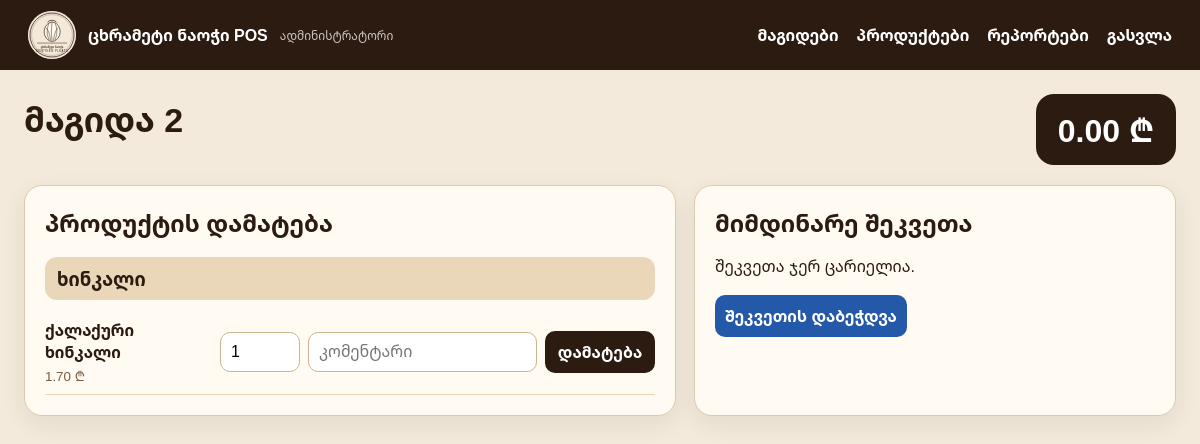
Screenshot of /?page=table&id=2 (signed in) with the database file from the repository.
### tables this page shows
CREATE TABLE IF NOT EXISTS restaurant_tables (
  id INT AUTO_INCREMENT PRIMARY KEY,
  name VARCHAR(50) NOT NULL,
  status ENUM('free','occupied') NOT NULL DEFAULT 'free',
  created_at TIMESTAMP DEFAULT CURRENT_TIMESTAMP
);

CREATE TABLE IF NOT EXISTS products (
  id INT AUTO_INCREMENT PRIMARY KEY,
  category_id INT NULL,
  name VARCHAR(150) NOT NULL,
  price DECIMAL(10,2) NOT NULL DEFAULT 0.00,
  is_active TINYINT(1) NOT NULL DEFAULT 1,
  created_at TIMESTAMP DEFAULT CURRENT_TIMESTAMP,
  updated_at TIMESTAMP NULL DEFAULT NULL ON UPDATE CURRENT_TIMESTAMP,
  UNIQUE KEY uniq_product_name (name),
  CONSTRAINT fk_products_category FOREIGN KEY (category_id) REFERENCES categories(id) ON DELETE SET NULL
);

CREATE TABLE IF NOT EXISTS categories (
  id INT AUTO_INCREMENT PRIMARY KEY,
  name VARCHAR(100) NOT NULL,
  is_active TINYINT(1) NOT NULL DEFAULT 1,
  created_at TIMESTAMP DEFAULT CURRENT_TIMESTAMP,
  UNIQUE KEY uniq_category_name (name)
);

### public/index.php (called while the page is built)
<?php
require __DIR__ . '/pos.php';

### public/pos.php (the view, shortened to what this page needs)
<?php
function load_env(): array
{
    $path = __DIR__ . '/../.env';
    if (!file_exists($path)) $path = __DIR__ . '/../.env.example';
    $env = [];
    if (file_exists($path)) {
        foreach (file($path, FILE_IGNORE_NEW_LINES | FILE_SKIP_EMPTY_LINES) as $line) {
            $line = trim($line);
            if ($line === '' || str_starts_with($line, '#') || !str_contains($line, '=')) continue;
            [$key, $value] = explode('=', $line, 2);
            $env[trim($key)] = trim(trim($value), "\"'");
        }
    }
    return $env;
}
$env = load_env();
function envv(string $key, $default = null) { global $env; return $env[$key] ?? $default; }
function h($v): string { return htmlspecialchars((string)$v, ENT_QUOTES, 'UTF-8'); }
function money($v): string { return number_format((float)$v, 2) . ' ₾'; }
function db(): PDO
{
    static $pdo = null;
    if ($pdo) return $pdo;
    $dsn = 'mysql:host=' . envv('DB_HOST','127.0.0.1') . ';port=' . envv('DB_PORT','3306') . ';dbname=' . envv('DB_DATABASE','nineteen_pleats') . ';charset=utf8mb4';
    $pdo = new PDO($dsn, envv('DB_USERNAME','root'), envv('DB_PASSWORD',''), [PDO::ATTR_ERRMODE=>PDO::ERRMODE_EXCEPTION, PDO::ATTR_DEFAULT_FETCH_MODE=>PDO::FETCH_ASSOC]);
    return $pdo;
}
function user(): ?array { return $_SESSION['user'] ?? null; }
function is_logged_in(): bool { return user() !== null; }
function is_admin(): bool { return (user()['role'] ?? '') === 'admin'; }
function current_open_order(int $tableId): ?array
{
    $stmt = db()->prepare('SELECT * FROM orders WHERE table_id=? AND status="open" ORDER BY id DESC LIMIT 1');
    $stmt->execute([$tableId]);
    $row = $stmt->fetch();
    return $row ?: null;
}
function layout_header(string $title): void
{
    echo '<!doctype html><html lang="ka"><head><meta charset="utf-8"><meta name="viewport" content="width=device-width, initial-scale=1"><title>'.h($title).'</title><link rel="stylesheet" href="assets/app.css"></head><body>';
    if (is_logged_in()) {
        $role = is_admin() ? 'ადმინისტრატორი' : 'მოლარე';
        echo '<header class="top"><div class="brand"><img src="assets/logo.svg" alt="logo"><strong>ცხრამეტი ნაოჭი POS</strong><small>'.h($role).'</small></div><nav><a href="?page=tables">მაგიდები</a>';
        if (is_admin()) echo '<a href="?page=products">პროდუქტები</a><a href="?page=reports">რეპორტები</a>';
        echo '<a href="?page=logout">გასვლა</a></nav></header>';
    }
    echo '<main class="wrap">';
}
function layout_footer(): void { echo '</main></body></html>'; }
$page = $_GET['page'] ?? 'tables';
if ($page === 'table') {
    $tableId = (int)($_GET['id'] ?? 0); $stmt = db()->prepare('SELECT * FROM restaurant_tables WHERE id=?'); $stmt->execute([$tableId]); $table = $stmt->fetch(); if (!$table) redirect_to('tables');
    $order = current_open_order($tableId); $items = $order ? order_items((int)$order['id']) : []; $total = $order ? order_total((int)$order['id']) : 0;
    $products = db()->query('SELECT p.*, c.name category_name FROM products p LEFT JOIN categories c ON c.id=p.category_id WHERE p.is_active=1 ORDER BY c.name, p.name')->fetchAll();
    layout_header($table['name']);
    echo '<div class="table-head"><h1>'.h($table['name']).'</h1><div class="big-total">'.money($total).'</div></div><section class="pos-layout"><div class="card"><h2>პროდუქტის დამატება</h2>';
    $currentCat = '';
    foreach ($products as $product) { if ($currentCat !== $product['category_name']) { $currentCat = $product['category_name']; echo '<h3 class="cat">'.h($currentCat ?: 'სხვა').'</h3>'; } echo '<form class="product-row" method="post"><input type="hidden" name="action" value="add_item"><input type="hidden" name="table_id" value="'.$tableId.'"><input type="hidden" name="product_id" value="'.(int)$product['id'].'"><div><strong>'.h($product['name']).'</strong><small>'.money($product['price']).'</small></div><input name="quantity" type="number" min="1" value="1"><input name="comment" placeholder="კომენტარი"><button>დამატება</button></form>'; }
    echo '</div><div class="card"><h2>მიმდინარე შეკვეთა</h2>'; if (!$items) echo '<p>შეკვეთა ჯერ ცარიელია.</p>';
    echo '<div class="actions"><form method="post"><input type="hidden" name="action" value="send_order"><input type="hidden" name="table_id" value="'.$tableId.'"><button class="primary">შეკვეთის დაბეჭდვა</button></form></div>';
    echo '</div></section>'; layout_footer(); exit;
}

### public/assets/app.css (style rules this page uses)
* { box-sizing:border-box }
body { margin:0;font-family:Arial,'Noto Sans Georgian',sans-serif;background:#f3eadc;color:#2b1b10 }
.top { min-height:70px;background:#2b1b10;color:#fff;display:flex;align-items:center;justify-content:space-between;padding:8px 28px;position:sticky;top:0;z-index:10 }
.brand { display:flex;align-items:center;gap:12px }
.brand img { width:48px;height:48px;border-radius:50%;background:#f4e8d8 }
.brand strong { display:block }
.brand small { display:block;opacity:.75;font-size:12px }
.top a { color:#fff;text-decoration:none;margin-left:18px;font-weight:700 }
.wrap { max-width:1280px;margin:0 auto;padding:24px }
.card { background:#fffaf2;border:1px solid #e0c9aa;border-radius:18px;padding:20px;box-shadow:0 8px 24px rgba(43,27,16,.08) }
h1 { font-size:34px;margin:0 0 22px }
h2 { margin:0 0 16px }
.table-head { display:flex;justify-content:space-between;align-items:center;margin-bottom:20px }
.big-total { font-size:32px;font-weight:900;background:#2b1b10;color:#fff;border-radius:18px;padding:14px 22px }
.pos-layout { display:grid;grid-template-columns:1.15fr .85fr;gap:18px }
.cat { background:#ead6b8;border-radius:12px;padding:9px 12px;margin:18px 0 10px }
.product-row { display:grid;grid-template-columns:1fr 80px 1fr 110px;gap:8px;align-items:center;border-bottom:1px solid #ead6b8;padding:9px 0 }
.product-row small { display:block;color:#7c5c3d;margin-top:4px }
input,select,button { font:inherit;border-radius:10px;border:1px solid #cdb38e;padding:10px;background:#fff }
button { background:#2b1b10;color:#fff;border:0;font-weight:800;cursor:pointer }
button.primary { background:#2458a8 }
.actions { margin-top:18px }

### rows the page displays
restaurant_tables: name "მაგიდა 2"
products: category.name "ხინკალი", name "ქალაქური ხინკალი", price "1.70 ₾"

### other values shown
$role "ადმინისტრატორი"
money($total) "0.00 ₾"
